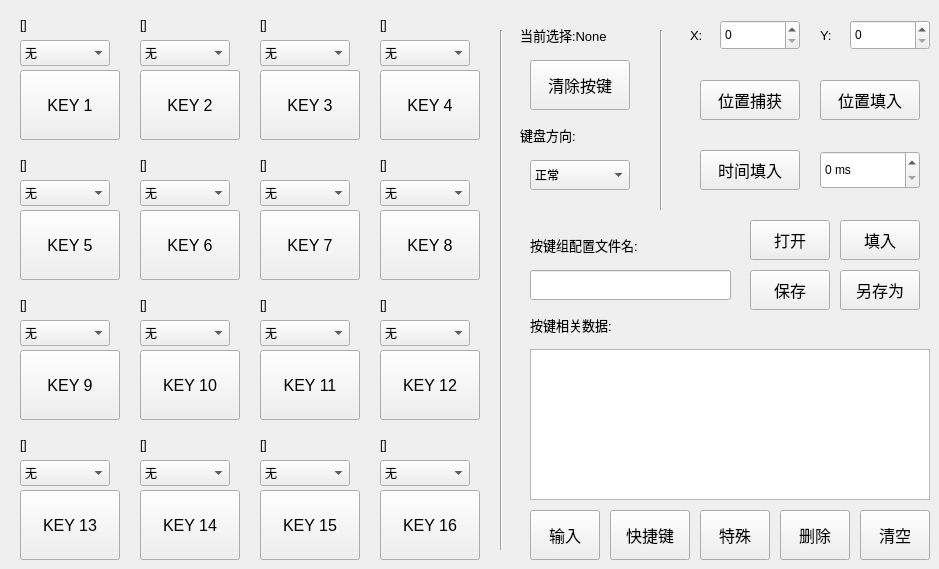
   <widget class="QWidget" name="tab_k">
    <attribute name="title">
     <string>键盘</string>
    </attribute>
    <widget class="QPushButton" name="key1">
     <property name="geometry">
      <rect>
       <x>20</x>
       <y>70</y>
       <width>100</width>
       <height>70</height>
      </rect>
     </property>
     <property name="font">
      <font>
       <pointsize>12</pointsize>
      </font>
     </property>
     <property name="focusPolicy">
      <enum>Qt::NoFocus</enum>
     </property>
     <property name="text">
      <string>KEY 1</string>
     </property>
    </widget>
    <widget class="QPushButton" name="key2">
     <property name="geometry">
      <rect>
       <x>140</x>
       <y>70</y>
       <width>100</width>
       <height>70</height>
      </rect>
     </property>
     <property name="font">
      <font>
       <pointsize>12</pointsize>
      </font>
     </property>
     <property name="focusPolicy">
      <enum>Qt::NoFocus</enum>
     </property>
     <property name="text">
      <string>KEY 2</string>
     </property>
    </widget>
    <widget class="QPushButton" name="key3">
     <property name="geometry">
      <rect>
       <x>260</x>
       <y>70</y>
       <width>100</width>
       <height>70</height>
      </rect>
     </property>
     <property name="font">
      <font>
       <pointsize>12</pointsize>
      </font>
     </property>
     <property name="focusPolicy">
      <enum>Qt::NoFocus</enum>
     </property>
     <property name="text">
      <string>KEY 3</string>
     </property>
    </widget>
    <widget class="QPushButton" name="key4">
     <property name="geometry">
      <rect>
       <x>380</x>
       <y>70</y>
       <width>100</width>
       <height>70</height>
      </rect>
     </property>
     <property name="font">
      <font>
       <pointsize>12</pointsize>
      </font>
     </property>
     <property name="focusPolicy">
      <enum>Qt::NoFocus</enum>
     </property>
     <property name="text">
      <string>KEY 4</string>
     </property>
    </widget>
    <widget class="QPushButton" name="key5">
     <property name="geometry">
      <rect>
       <x>20</x>
       <y>210</y>
       <width>100</width>
       <height>70</height>
      </rect>
     </property>
     <property name="font">
      <font>
       <pointsize>12</pointsize>
      </font>
     </property>
     <property name="focusPolicy">
      <enum>Qt::NoFocus</enum>
     </property>
     <property name="text">
      <string>KEY 5</string>
     </property>
    </widget>
    <widget class="QPushButton" name="key6">
     <property name="geometry">
      <rect>
       <x>140</x>
       <y>210</y>
       <width>100</width>
       <height>70</height>
      </rect>
     </property>
     <property name="font">
      <font>
       <pointsize>12</pointsize>
      </font>
     </property>
     <property name="focusPolicy">
      <enum>Qt::NoFocus</enum>
     </property>
     <property name="text">
      <string>KEY 6</string>
     </property>
    </widget>
    <widget class="QPushButton" name="key7">
     <property name="geometry">
      <rect>
       <x>260</x>
       <y>210</y>
       <width>100</width>
       <height>70</height>
      </rect>
     </property>
     <property name="font">
      <font>
       <pointsize>12</pointsize>
      </font>
     </property>
     <property name="focusPolicy">
      <enum>Qt::NoFocus</enum>
     </property>
     <property name="text">
      <string>KEY 7</string>
     </property>
    </widget>
    <widget class="QPushButton" name="key8">
     <property name="geometry">
      <rect>
       <x>380</x>
       <y>210</y>
       <width>100</width>
       <height>70</height>
      </rect>
     </property>
     <property name="font">
      <font>
       <pointsize>12</pointsize>
      </font>
     </property>
     <property name="focusPolicy">
      <enum>Qt::NoFocus</enum>
     </property>
     <property name="text">
      <string>KEY 8</string>
     </property>
    </widget>
    <widget class="QPushButton" name="key9">
     <property name="geometry">
      <rect>
       <x>20</x>
       <y>350</y>
       <width>100</width>
       <height>70</height>
      </rect>
     </property>
     <property name="font">
      <font>
       <pointsize>12</pointsize>
      </font>
     </property>
     <property name="focusPolicy">
      <enum>Qt::NoFocus</enum>
     </property>
     <property name="text">
      <string>KEY 9</string>
     </property>
    </widget>
    <widget class="QPushButton" name="key10">
     <property name="geometry">
      <rect>
       <x>140</x>
       <y>350</y>
       <width>100</width>
       <height>70</height>
      </rect>
     </property>
     <property name="font">
      <font>
       <pointsize>12</pointsize>
      </font>
     </property>
     <property name="focusPolicy">
      <enum>Qt::NoFocus</enum>
     </property>
     <property name="text">
      <string>KEY 10</string>
     </property>
    </widget>
    <widget class="QPushButton" name="key11">
     <property name="geometry">
      <rect>
       <x>260</x>
       <y>350</y>
       <width>100</width>
       <height>70</height>
      </rect>
     </property>
     <property name="font">
      <font>
       <pointsize>12</pointsize>
      </font>
     </property>
     <property name="focusPolicy">
      <enum>Qt::NoFocus</enum>
     </property>
     <property name="text">
      <string>KEY 11</string>
     </property>
    </widget>
    <widget class="QPushButton" name="key12">
     <property name="geometry">
      <rect>
       <x>380</x>
       <y>350</y>
       <width>100</width>
       <height>70</height>
      </rect>
     </property>
     <property name="font">
      <font>
       <pointsize>12</pointsize>
      </font>
     </property>
     <property name="focusPolicy">
      <enum>Qt::NoFocus</enum>
     </property>
     <property name="text">
      <string>KEY 12</string>
     </property>
    </widget>
    <widget class="QPushButton" name="key13">
     <property name="geometry">
      <rect>
       <x>20</x>
       <y>490</y>
       <width>100</width>
       <height>70</height>
      </rect>
     </property>
     <property name="font">
      <font>
       <pointsize>12</pointsize>
      </font>
     </property>
     <property name="focusPolicy">
      <enum>Qt::NoFocus</enum>
     </property>
     <property name="text">
      <string>KEY 13</string>
     </property>
    </widget>
    <widget class="QPushButton" name="key14">
     <property name="geometry">
      <rect>
       <x>140</x>
       <y>490</y>
       <width>100</width>
       <height>70</height>
      </rect>
     </property>
     <property name="font">
      <font>
       <pointsize>12</pointsize>
      </font>
     </property>
     <property name="focusPolicy">
      <enum>Qt::NoFocus</enum>
     </property>
     <property name="text">
      <string>KEY 14</string>
     </property>
    </widget>
    <widget class="QPushButton" name="key15">
     <property name="geometry">
      <rect>
       <x>260</x>
       <y>490</y>
       <width>100</width>
       <height>70</height>
      </rect>
     </property>
     <property name="font">
      <font>
       <pointsize>12</pointsize>
      </font>
     </property>
     <property name="focusPolicy">
      <enum>Qt::NoFocus</enum>
     </property>
     <property name="text">
      <string>KEY 15</string>
     </property>
    </widget>
    <widget class="QPushButton" name="key16">
     <property name="geometry">
      <rect>
       <x>380</x>
       <y>490</y>
       <width>100</width>
       <height>70</height>
      </rect>
     </property>
     <property name="font">
      <font>
       <pointsize>12</pointsize>
      </font>
     </property>
     <property name="focusPolicy">
      <enum>Qt::NoFocus</enum>
     </property>
     <property name="text">
      <string>KEY 16</string>
     </property>
    </widget>
    <widget class="QLabel" name="lb_key_1">
     <property name="geometry">
      <rect>
       <x>20</x>
       <y>10</y>
       <width>120</width>
       <height>30</height>
      </rect>
     </property>
     <property name="focusPolicy">
      <enum>Qt::NoFocus</enum>
     </property>
     <property name="text">
      <string>[]</string>
     </property>
    </widget>
    <widget class="QLabel" name="lb_key_2">
     <property name="geometry">
      <rect>
       <x>140</x>
       <y>10</y>
       <width>120</width>
       <height>30</height>
      </rect>
     </property>
     <property name="focusPolicy">
      <enum>Qt::NoFocus</enum>
     </property>
     <property name="text">
      <string>[]</string>
     </property>
    </widget>
    <widget class="QLabel" name="lb_key_3">
     <property name="geometry">
      <rect>
       <x>260</x>
       <y>10</y>
       <width>120</width>
       <height>30</height>
      </rect>
     </property>
     <property name="focusPolicy">
      <enum>Qt::NoFocus</enum>
     </property>
     <property name="text">
      <string>[]</string>
     </property>
    </widget>
    <widget class="QLabel" name="lb_key_4">
     <property name="geometry">
      <rect>
       <x>380</x>
       <y>10</y>
       <width>120</width>
       <height>30</height>
      </rect>
     </property>
     <property name="focusPolicy">
      <enum>Qt::NoFocus</enum>
     </property>
     <property name="text">
      <string>[]</string>
     </property>
    </widget>
    <widget class="QLabel" name="lb_key_5">
     <property name="geometry">
      <rect>
       <x>20</x>
       <y>150</y>
       <width>120</width>
       <height>30</height>
      </rect>
     </property>
     <property name="focusPolicy">
      <enum>Qt::NoFocus</enum>
     </property>
     <property name="text">
      <string>[]</string>
     </property>
    </widget>
    <widget class="QLabel" name="lb_key_6">
     <property name="geometry">
      <rect>
       <x>140</x>
       <y>150</y>
       <width>120</width>
       <height>30</height>
      </rect>
     </property>
     <property name="focusPolicy">
      <enum>Qt::NoFocus</enum>
     </property>
     <property name="text">
      <string>[]</string>
     </property>
    </widget>
    <widget class="QLabel" name="lb_key_7">
     <property name="geometry">
      <rect>
       <x>260</x>
       <y>150</y>
       <width>120</width>
       <height>30</height>
      </rect>
     </property>
     <property name="focusPolicy">
      <enum>Qt::NoFocus</enum>
     </property>
     <property name="text">
      <string>[]</string>
     </property>
    </widget>
    <widget class="QLabel" name="lb_key_8">
     <property name="geometry">
      <rect>
       <x>380</x>
       <y>150</y>
       <width>120</width>
       <height>30</height>
      </rect>
     </property>
     <property name="focusPolicy">
      <enum>Qt::NoFocus</enum>
     </property>
     <property name="text">
      <string>[]</string>
     </property>
    </widget>
    <widget class="QLabel" name="lb_key_9">
     <property name="geometry">
      <rect>
       <x>20</x>
       <y>290</y>
       <width>120</width>
       <height>30</height>
      </rect>
     </property>
     <property name="focusPolicy">
      <enum>Qt::NoFocus</enum>
     </property>
     <property name="text">
      <string>[]</string>
     </property>
    </widget>
    <widget class="QLabel" name="lb_key_10">
     <property name="geometry">
      <rect>
       <x>140</x>
       <y>290</y>
       <width>120</width>
       <height>30</height>
      </rect>
     </property>
     <property name="focusPolicy">
      <enum>Qt::NoFocus</enum>
     </property>
     <property name="text">
      <string>[]</string>
     </property>
    </widget>
    <widget class="QLabel" name="lb_key_11">
     <property name="geometry">
      <rect>
       <x>260</x>
       <y>290</y>
       <width>120</width>
       <height>30</height>
      </rect>
     </property>
     <property name="focusPolicy">
      <enum>Qt::NoFocus</enum>
     </property>
     <property name="text">
      <string>[]</string>
     </property>
    </widget>
    <widget class="QLabel" name="lb_key_12">
     <property name="geometry">
      <rect>
       <x>380</x>
       <y>290</y>
       <width>120</width>
       <height>30</height>
      </rect>
     </property>
     <property name="focusPolicy">
      <enum>Qt::NoFocus</enum>
     </property>
     <property name="text">
      <string>[]</string>
     </property>
    </widget>
    <widget class="QLabel" name="lb_key_13">
     <property name="geometry">
      <rect>
       <x>20</x>
       <y>430</y>
       <width>120</width>
       <height>30</height>
      </rect>
     </property>
     <property name="focusPolicy">
      <enum>Qt::NoFocus</enum>
     </property>
     <property name="text">
      <string>[]</string>
     </property>
    </widget>
    <widget class="QLabel" name="lb_key_14">
     <property name="geometry">
      <rect>
       <x>140</x>
       <y>430</y>
       <width>120</width>
       <height>30</height>
      </rect>
     </property>
     <property name="focusPolicy">
      <enum>Qt::NoFocus</enum>
     </property>
     <property name="text">
      <string>[]</string>
     </property>
    </widget>
    <widget class="QLabel" name="lb_key_15">
     <property name="geometry">
      <rect>
       <x>260</x>
       <y>430</y>
       <width>120</width>
       <height>30</height>
      </rect>
     </property>
     <property name="focusPolicy">
      <enum>Qt::NoFocus</enum>
     </property>
     <property name="text">
      <string>[]</string>
     </property>
    </widget>
    <widget class="QLabel" name="lb_key_16">
     <property name="geometry">
      <rect>
       <x>380</x>
       <y>430</y>
       <width>120</width>
       <height>30</height>
      </rect>
     </property>
     <property name="focusPolicy">
      <enum>Qt::NoFocus</enum>
     </property>
     <property name="text">
      <string>[]</string>
     </property>
    </widget>
    <widget class="QComboBox" name="cBox_k_1">
     <property name="geometry">
      <rect>
       <x>20</x>
       <y>40</y>
       <width>90</width>
       <height>26</height>
      </rect>
     </property>
     <property name="focusPolicy">
      <enum>Qt::NoFocus</enum>
     </property>
     <item>
      <property name="text">
       <string>无</string>
      </property>
     </item>
     <item>
      <property name="text">
       <string>单键</string>
      </property>
     </item>
     <item>
      <property name="text">
       <string>快捷键</string>
      </property>
     </item>
     <item>
      <property name="text">
       <string>按键组</string>
      </property>
     </item>
     <item>
      <property name="text">
       <string>光标移位</string>
      </property>
     </item>
     <item>
      <property name="text">
       <string>光标点击</string>
      </property>
     </item>
     <item>
      <property name="text">
       <string>切换键</string>
      </property>
     </item>
     <item>
      <property name="text">
       <string>按键连点</string>
      </property>
     </item>
     <item>
      <property name="text">
       <string>灯控</string>
      </property>
     </item>
     <item>
      <property name="text">
       <string>串口</string>
      </property>
     </item>
     <item>
      <property name="text">
       <string>蜂鸣器</string>
      </property>
     </item>
    </widget>
    <widget class="Line" name="line_5">
     <property name="geometry">
      <rect>
       <x>500</x>
       <y>30</y>
       <width>3</width>
       <height>520</height>
      </rect>
     </property>
     <property name="focusPolicy">
      <enum>Qt::NoFocus</enum>
     </property>
     <property name="orientation">
      <enum>Qt::Vertical</enum>
     </property>
    </widget>
    <widget class="QPlainTextEdit" name="mode3Box">
     <property name="geometry">
      <rect>
       <x>530</x>
       <y>349</y>
       <width>400</width>
       <height>151</height>
      </rect>
     </property>
     <property name="focusPolicy">
      <enum>Qt::ClickFocus</enum>
     </property>
     <property name="layoutDirection">
      <enum>Qt::LeftToRight</enum>
     </property>
     <property name="lineWrapMode">
      <enum>QPlainTextEdit::WidgetWidth</enum>
     </property>
     <property name="readOnly">
      <bool>false</bool>
     </property>
     <property name="tabStopWidth">
      <number>80</number>
     </property>
    </widget>
    <widget class="QPushButton" name="mode3_clear">
     <property name="geometry">
      <rect>
       <x>860</x>
       <y>510</y>
       <width>70</width>
       <height>50</height>
      </rect>
     </property>
     <property name="font">
      <font>
       <pointsize>12</pointsize>
      </font>
     </property>
     <property name="focusPolicy">
      <enum>Qt::NoFocus</enum>
     </property>
     <property name="text">
      <string>清空</string>
     </property>
    </widget>
    <widget class="QPushButton" name="mode3_del">
     <property name="geometry">
      <rect>
       <x>780</x>
       <y>510</y>
       <width>70</width>
       <height>50</height>
      </rect>
     </property>
     <property name="font">
      <font>
       <pointsize>12</pointsize>
      </font>
     </property>
     <property name="focusPolicy">
      <enum>Qt::NoFocus</enum>
     </property>
     <property name="text">
      <string>删除</string>
     </property>
     <property name="autoRepeat">
      <bool>true</bool>
     </property>
     <property name="autoRepeatInterval">
      <number>80</number>
     </property>
    </widget>
    <widget class="QPushButton" name="key_clear">
     <property name="geometry">
      <rect>
       <x>530</x>
       <y>60</y>
       <width>100</width>
       <height>50</height>
      </rect>
     </property>
     <property name="font">
      <font>
       <pointsize>12</pointsize>
      </font>
     </property>
     <property name="focusPolicy">
      <enum>Qt::NoFocus</enum>
     </property>
     <property name="text">
      <string>清除按键</string>
     </property>
    </widget>
    <widget class="QPushButton" name="mode3_input">
     <property name="geometry">
      <rect>
       <x>530</x>
       <y>510</y>
       <width>70</width>
       <height>50</height>
      </rect>
     </property>
     <property name="font">
      <font>
       <pointsize>12</pointsize>
      </font>
     </property>
     <property name="focusPolicy">
      <enum>Qt::NoFocus</enum>
     </property>
     <property name="text">
      <string>输入</string>
     </property>
    </widget>
    <widget class="QLabel" name="label_68">
     <property name="geometry">
      <rect>
       <x>530</x>
       <y>310</y>
       <width>131</width>
       <height>30</height>
      </rect>
     </property>
     <property name="font">
      <font>
       <pointsize>10</pointsize>
      </font>
     </property>
     <property name="focusPolicy">
      <enum>Qt::NoFocus</enum>
     </property>
     <property name="text">
      <string>按键相关数据:</string>
     </property>
    </widget>
    <widget class="Line" name="line_9">
     <property name="geometry">
      <rect>
       <x>660</x>
       <y>30</y>
       <width>3</width>
       <height>180</height>
      </rect>
     </property>
     <property name="focusPolicy">
      <enum>Qt::NoFocus</enum>
     </property>
     <property name="orientation">
      <enum>Qt::Vertical</enum>
     </property>
    </widget>
    <widget class="QLabel" name="lb_key_cs">
     <property name="geometry">
      <rect>
       <x>520</x>
       <y>20</y>
       <width>150</width>
       <height>30</height>
      </rect>
     </property>
     <property name="font">
      <font>
       <pointsize>10</pointsize>
      </font>
     </property>
     <property name="focusPolicy">
      <enum>Qt::NoFocus</enum>
     </property>
     <property name="text">
      <string>当前选择:None</string>
     </property>
    </widget>
    <widget class="QComboBox" name="cBox_key_turn">
     <property name="geometry">
      <rect>
       <x>530</x>
       <y>160</y>
       <width>100</width>
       <height>30</height>
      </rect>
     </property>
     <property name="focusPolicy">
      <enum>Qt::NoFocus</enum>
     </property>
     <item>
      <property name="text">
       <string>正常</string>
      </property>
     </item>
     <item>
      <property name="text">
       <string>右旋90°</string>
      </property>
     </item>
     <item>
      <property name="text">
       <string>旋转180°</string>
      </property>
     </item>
     <item>
      <property name="text">
       <string>左旋90°</string>
      </property>
     </item>
    </widget>
    <widget class="QLabel" name="lb_key_cs_2">
     <property name="geometry">
      <rect>
       <x>520</x>
       <y>120</y>
       <width>150</width>
       <height>30</height>
      </rect>
     </property>
     <property name="font">
      <font>
       <pointsize>10</pointsize>
      </font>
     </property>
     <property name="focusPolicy">
      <enum>Qt::NoFocus</enum>
     </property>
     <property name="text">
      <string>键盘方向:</string>
     </property>
    </widget>
    <widget class="QPushButton" name="mode3_shortcut">
     <property name="geometry">
      <rect>
       <x>610</x>
       <y>510</y>
       <width>80</width>
       <height>50</height>
      </rect>
     </property>
     <property name="font">
      <font>
       <pointsize>12</pointsize>
      </font>
     </property>
     <property name="focusPolicy">
      <enum>Qt::NoFocus</enum>
     </property>
     <property name="text">
      <string>快捷键</string>
     </property>
    </widget>
    <widget class="QComboBox" name="cBox_k_2">
     <property name="geometry">
      <rect>
       <x>140</x>
       <y>40</y>
       <width>90</width>
       <height>26</height>
      </rect>
     </property>
     <property name="focusPolicy">
      <enum>Qt::NoFocus</enum>
     </property>
     <item>
      <property name="text">
       <string>无</string>
      </property>
     </item>
    </widget>
    <widget class="QComboBox" name="cBox_k_3">
     <property name="geometry">
      <rect>
       <x>260</x>
       <y>40</y>
       <width>90</width>
       <height>26</height>
      </rect>
     </property>
     <property name="focusPolicy">
      <enum>Qt::NoFocus</enum>
     </property>
     <item>
      <property name="text">
       <string>无</string>
      </property>
     </item>
    </widget>
    <widget class="QComboBox" name="cBox_k_4">
     <property name="geometry">
      <rect>
       <x>380</x>
       <y>40</y>
       <width>90</width>
       <height>26</height>
      </rect>
     </property>
     <property name="focusPolicy">
      <enum>Qt::NoFocus</enum>
     </property>
     <item>
      <property name="text">
       <string>无</string>
      </property>
     </item>
    </widget>
    <widget class="QComboBox" name="cBox_k_5">
     <property name="geometry">
      <rect>
       <x>20</x>
       <y>180</y>
       <width>90</width>
       <height>26</height>
      </rect>
     </property>
     <property name="focusPolicy">
      <enum>Qt::NoFocus</enum>
     </property>
     <item>
      <property name="text">
       <string>无</string>
      </property>
     </item>
    </widget>
    <widget class="QComboBox" name="cBox_k_6">
     <property name="geometry">
      <rect>
       <x>140</x>
       <y>180</y>
       <width>90</width>
       <height>26</height>
      </rect>
     </property>
     <property name="focusPolicy">
      <enum>Qt::NoFocus</enum>
     </property>
     <item>
      <property name="text">
       <string>无</string>
      </property>
     </item>
    </widget>
    <widget class="QComboBox" name="cBox_k_7">
     <property name="geometry">
      <rect>
       <x>260</x>
       <y>180</y>
       <width>90</width>
       <height>26</height>
      </rect>
     </property>
     <property name="focusPolicy">
      <enum>Qt::NoFocus</enum>
     </property>
     <item>
      <property name="text">
       <string>无</string>
      </property>
     </item>
    </widget>
    <widget class="QComboBox" name="cBox_k_8">
     <property name="geometry">
      <rect>
       <x>380</x>
       <y>180</y>
       <width>90</width>
       <height>26</height>
      </rect>
     </property>
     <property name="focusPolicy">
      <enum>Qt::NoFocus</enum>
     </property>
     <item>
      <property name="text">
       <string>无</string>
      </property>
     </item>
    </widget>
    <widget class="QComboBox" name="cBox_k_9">
     <property name="geometry">
      <rect>
       <x>20</x>
       <y>320</y>
       <width>90</width>
       <height>26</height>
      </rect>
     </property>
     <property name="focusPolicy">
      <enum>Qt::NoFocus</enum>
     </property>
     <item>
      <property name="text">
       <string>无</string>
      </property>
     </item>
    </widget>
    <widget class="QComboBox" name="cBox_k_10">
     <property name="geometry">
      <rect>
       <x>140</x>
       <y>320</y>
       <width>90</width>
       <height>26</height>
      </rect>
     </property>
     <property name="focusPolicy">
      <enum>Qt::NoFocus</enum>
     </property>
     <item>
      <property name="text">
       <string>无</string>
      </property>
     </item>
    </widget>
    <widget class="QComboBox" name="cBox_k_11">
     <property name="geometry">
      <rect>
       <x>260</x>
       <y>320</y>
       <width>90</width>
       <height>26</height>
      </rect>
     </property>
     <property name="focusPolicy">
      <enum>Qt::NoFocus</enum>
     </property>
     <item>
      <property name="text">
       <string>无</string>
      </property>
     </item>
    </widget>
    <widget class="QComboBox" name="cBox_k_12">
     <property name="geometry">
      <rect>
       <x>380</x>
       <y>320</y>
       <width>90</width>
       <height>26</height>
      </rect>
     </property>
     <property name="focusPolicy">
      <enum>Qt::NoFocus</enum>
     </property>
     <item>
      <property name="text">
       <string>无</string>
      </property>
     </item>
    </widget>
    <widget class="QComboBox" name="cBox_k_13">
     <property name="geometry">
      <rect>
       <x>20</x>
       <y>460</y>
       <width>90</width>
       <height>26</height>
      </rect>
     </property>
     <property name="focusPolicy">
      <enum>Qt::NoFocus</enum>
     </property>
     <item>
      <property name="text">
       <string>无</string>
      </property>
     </item>
    </widget>
    <widget class="QComboBox" name="cBox_k_14">
     <property name="geometry">
      <rect>
       <x>140</x>
       <y>460</y>
       <width>90</width>
       <height>26</height>
      </rect>
     </property>
     <property name="focusPolicy">
      <enum>Qt::NoFocus</enum>
     </property>
     <item>
      <property name="text">
       <string>无</string>
      </property>
     </item>
    </widget>
    <widget class="QComboBox" name="cBox_k_15">
     <property name="geometry">
      <rect>
       <x>260</x>
       <y>460</y>
       <width>90</width>
       <height>26</height>
      </rect>
     </property>
     <property name="focusPolicy">
      <enum>Qt::NoFocus</enum>
     </property>
     <item>
      <property name="text">
       <string>无</string>
      </property>
     </item>
    </widget>
    <widget class="QComboBox" name="cBox_k_16">
     <property name="geometry">
      <rect>
       <x>380</x>
       <y>460</y>
       <width>90</width>
       <height>26</height>
      </rect>
     </property>
     <property name="focusPolicy">
      <enum>Qt::NoFocus</enum>
     </property>
     <item>
      <property name="text">
       <string>无</string>
      </property>
     </item>
    </widget>
    <widget class="QPushButton" name="Bt_open_key">
     <property name="geometry">
      <rect>
       <x>750</x>
       <y>220</y>
       <width>80</width>
       <height>40</height>
      </rect>
     </property>
     <property name="font">
      <font>
       <pointsize>12</pointsize>
      </font>
     </property>
     <property name="focusPolicy">
      <enum>Qt::NoFocus</enum>
     </property>
     <property name="text">
      <string>打开</string>
     </property>
    </widget>
    <widget class="QPushButton" name="Bt_save_key">
     <property name="geometry">
      <rect>
       <x>750</x>
       <y>270</y>
       <width>80</width>
       <height>40</height>
      </rect>
     </property>
     <property name="font">
      <font>
       <pointsize>12</pointsize>
      </font>
     </property>
     <property name="focusPolicy">
      <enum>Qt::NoFocus</enum>
     </property>
     <property name="text">
      <string>保存</string>
     </property>
    </widget>
    <widget class="QPushButton" name="Bt_saveas_key">
     <property name="geometry">
      <rect>
       <x>840</x>
       <y>270</y>
       <width>80</width>
       <height>40</height>
      </rect>
     </property>
     <property name="font">
      <font>
       <pointsize>12</pointsize>
      </font>
     </property>
     <property name="focusPolicy">
      <enum>Qt::NoFocus</enum>
     </property>
     <property name="text">
      <string>另存为</string>
     </property>
    </widget>
    <widget class="QLabel" name="label_33">
     <property name="geometry">
      <rect>
       <x>530</x>
       <y>230</y>
       <width>150</width>
       <height>30</height>
      </rect>
     </property>
     <property name="font">
      <font>
       <pointsize>10</pointsize>
      </font>
     </property>
     <property name="focusPolicy">
      <enum>Qt::NoFocus</enum>
     </property>
     <property name="text">
      <string>按键组配置文件名:</string>
     </property>
    </widget>
    <widget class="QLineEdit" name="lineEdit_fileName_key">
     <property name="geometry">
      <rect>
       <x>530</x>
       <y>270</y>
       <width>201</width>
       <height>30</height>
      </rect>
     </property>
     <property name="font">
      <font>
       <pointsize>10</pointsize>
      </font>
     </property>
     <property name="focusPolicy">
      <enum>Qt::NoFocus</enum>
     </property>
     <property name="layoutDirection">
      <enum>Qt::LeftToRight</enum>
     </property>
     <property name="autoFillBackground">
      <bool>false</bool>
     </property>
    </widget>
    <widget class="QPushButton" name="Bt_write_key">
     <property name="geometry">
      <rect>
       <x>840</x>
       <y>220</y>
       <width>80</width>
       <height>40</height>
      </rect>
     </property>
     <property name="font">
      <font>
       <pointsize>12</pointsize>
      </font>
     </property>
     <property name="focusPolicy">
      <enum>Qt::NoFocus</enum>
     </property>
     <property name="text">
      <string>填入</string>
     </property>
    </widget>
    <widget class="QSpinBox" name="spinBox_delay">
     <property name="geometry">
      <rect>
       <x>820</x>
       <y>151</y>
       <width>100</width>
       <height>38</height>
      </rect>
     </property>
     <property name="focusPolicy">
      <enum>Qt::ClickFocus</enum>
     </property>
     <property name="suffix">
      <string> ms</string>
     </property>
     <property name="maximum">
      <number>65000</number>
     </property>
     <property name="value">
      <number>0</number>
     </property>
    </widget>
    <widget class="QSpinBox" name="spinBox_x">
     <property name="geometry">
      <rect>
       <x>720</x>
       <y>20</y>
       <width>80</width>
       <height>30</height>
      </rect>
     </property>
     <property name="focusPolicy">
      <enum>Qt::ClickFocus</enum>
     </property>
     <property name="maximum">
      <number>65535</number>
     </property>
     <property name="value">
      <number>0</number>
     </property>
    </widget>
    <widget class="QSpinBox" name="spinBox_y">
     <property name="geometry">
      <rect>
       <x>850</x>
       <y>20</y>
       <width>80</width>
       <height>30</height>
      </rect>
     </property>
     <property name="focusPolicy">
      <enum>Qt::ClickFocus</enum>
     </property>
     <property name="maximum">
      <number>65535</number>
     </property>
     <property name="value">
      <number>0</number>
     </property>
    </widget>
    <widget class="QPushButton" name="Bt_delay">
     <property name="geometry">
      <rect>
       <x>700</x>
       <y>150</y>
       <width>100</width>
       <height>40</height>
      </rect>
     </property>
     <property name="font">
      <font>
       <pointsize>12</pointsize>
      </font>
     </property>
     <property name="focusPolicy">
      <enum>Qt::NoFocus</enum>
     </property>
     <property name="text">
      <string>时间填入</string>
     </property>
    </widget>
    <widget class="QLabel" name="lb_key_cs_3">
     <property name="geometry">
      <rect>
       <x>690</x>
       <y>20</y>
       <width>31</width>
       <height>30</height>
      </rect>
     </property>
     <property name="font">
      <font>
       <pointsize>10</pointsize>
      </font>
     </property>
     <property name="focusPolicy">
      <enum>Qt::NoFocus</enum>
     </property>
     <property name="text">
      <string>X:</string>
     </property>
    </widget>
    <widget class="QLabel" name="lb_key_cs_4">
     <property name="geometry">
      <rect>
       <x>820</x>
       <y>20</y>
       <width>31</width>
       <height>30</height>
      </rect>
     </property>
     <property name="font">
      <font>
       <pointsize>10</pointsize>
      </font>
     </property>
     <property name="focusPolicy">
      <enum>Qt::NoFocus</enum>
     </property>
     <property name="text">
      <string>Y:</string>
     </property>
    </widget>
    <widget class="QPushButton" name="Bt_pos_input">
     <property name="geometry">
      <rect>
       <x>820</x>
       <y>80</y>
       <width>100</width>
       <height>40</height>
      </rect>
     </property>
     <property name="font">
      <font>
       <pointsize>12</pointsize>
      </font>
     </property>
     <property name="focusPolicy">
      <enum>Qt::NoFocus</enum>
     </property>
     <property name="text">
      <string>位置填入</string>
     </property>
    </widget>
    <widget class="QPushButton" name="Bt_pos_get">
     <property name="geometry">
      <rect>
       <x>700</x>
       <y>80</y>
       <width>100</width>
       <height>40</height>
      </rect>
     </property>
     <property name="font">
      <font>
       <pointsize>12</pointsize>
      </font>
     </property>
     <property name="focusPolicy">
      <enum>Qt::NoFocus</enum>
     </property>
     <property name="text">
      <string>位置捕获</string>
     </property>
    </widget>
    <widget class="QPushButton" name="mode3_loop">
     <property name="geometry">
      <rect>
       <x>700</x>
       <y>510</y>
       <width>70</width>
       <height>50</height>
      </rect>
     </property>
     <property name="font">
      <font>
       <pointsize>12</pointsize>
      </font>
     </property>
     <property name="focusPolicy">
      <enum>Qt::NoFocus</enum>
     </property>
     <property name="text">
      <string>特殊</string>
     </property>
    </widget>
   </widget>
